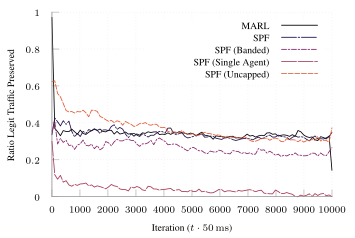

Generate this figure with gnuplot:
set terminal tikz standalone color size 9cm,6cm font '\scriptsize' preamble '\usepackage{microtype} \usepackage{times} \usepackage[T1]{fontenc} \usepackage{siunitx}\sisetup{detect-all}'
set output "tcp-s-4.tex"

load "inferno.pal"

set style line 102 lc rgb '#a0a0a0' lt 1 lw 1
set border ls 102
set colorbox border 102
set key textcolor rgb "black"
set tics textcolor rgb "black"
set label textcolor rgb "black"

set border 3
set grid x y
set xtics nomirror
set ytics nomirror

#set key autotitle columnhead
set datafile separator ","

set xlabel "Iteration ($t \\cdot{} \\SI{50}{\\milli\\second}$)"
set ylabel "Ratio Legit Traffic Preserved"

set yrange [0.0:1.0]
set key inside top right

plot '../results/online-4-avg-ng.csv' u 1:3 w lines smooth sbezier title "MARL" dt 1, \
     '../results/spf-tcp-natural-4' u 1:3 w lines smooth sbezier title "SPF" dt (18,2,2,2), \
     '../results/spf-tcp-banded-4' u 1:3 w lines smooth sbezier title "SPF (Banded)" ls 4  dt (6,2,2,2), \
     '../results/spf-tcp-single-4' u 1:3 w lines smooth sbezier title "SPF (Single Agent)" ls 5 dt (18,2), \
     '../results/spf-tcp-uncap-4' u 1:3 w lines smooth sbezier title "SPF (Uncapped)" ls 6 dt (6,2), \
